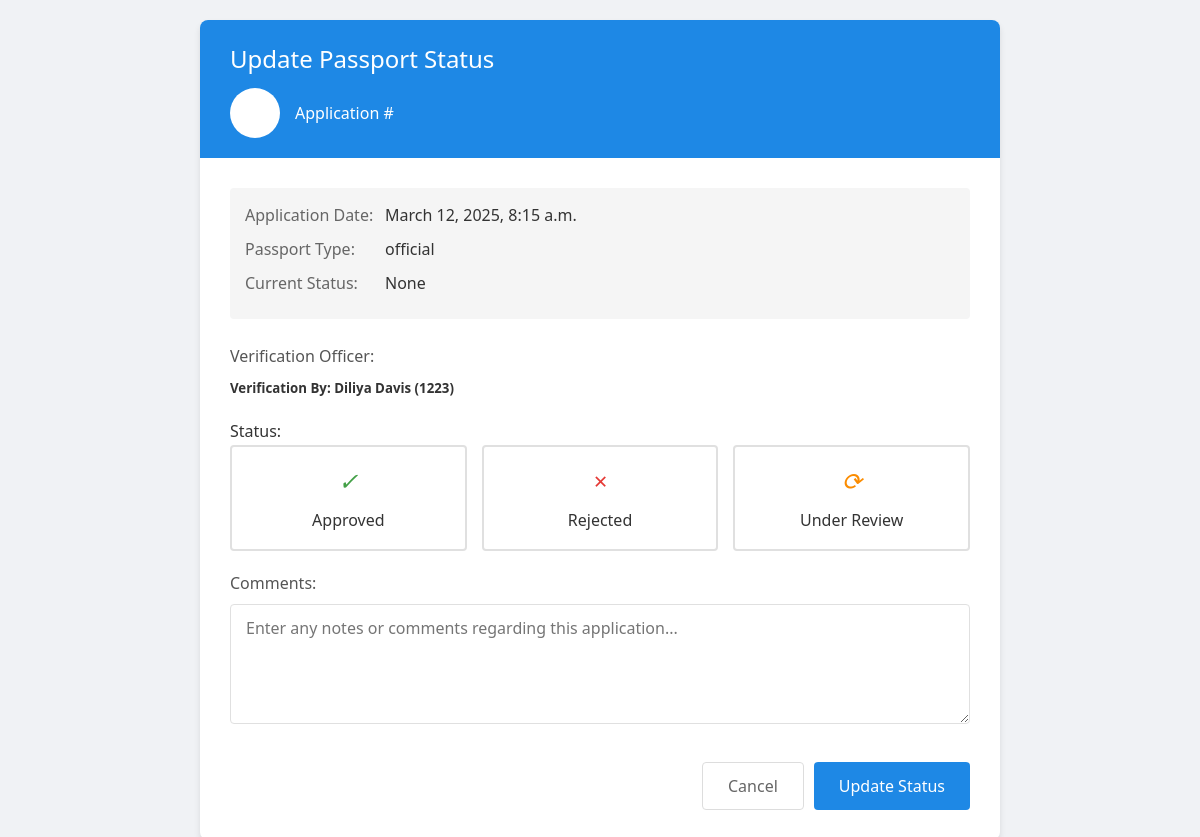
Before: /verification/status_update/3/ with the older database file.
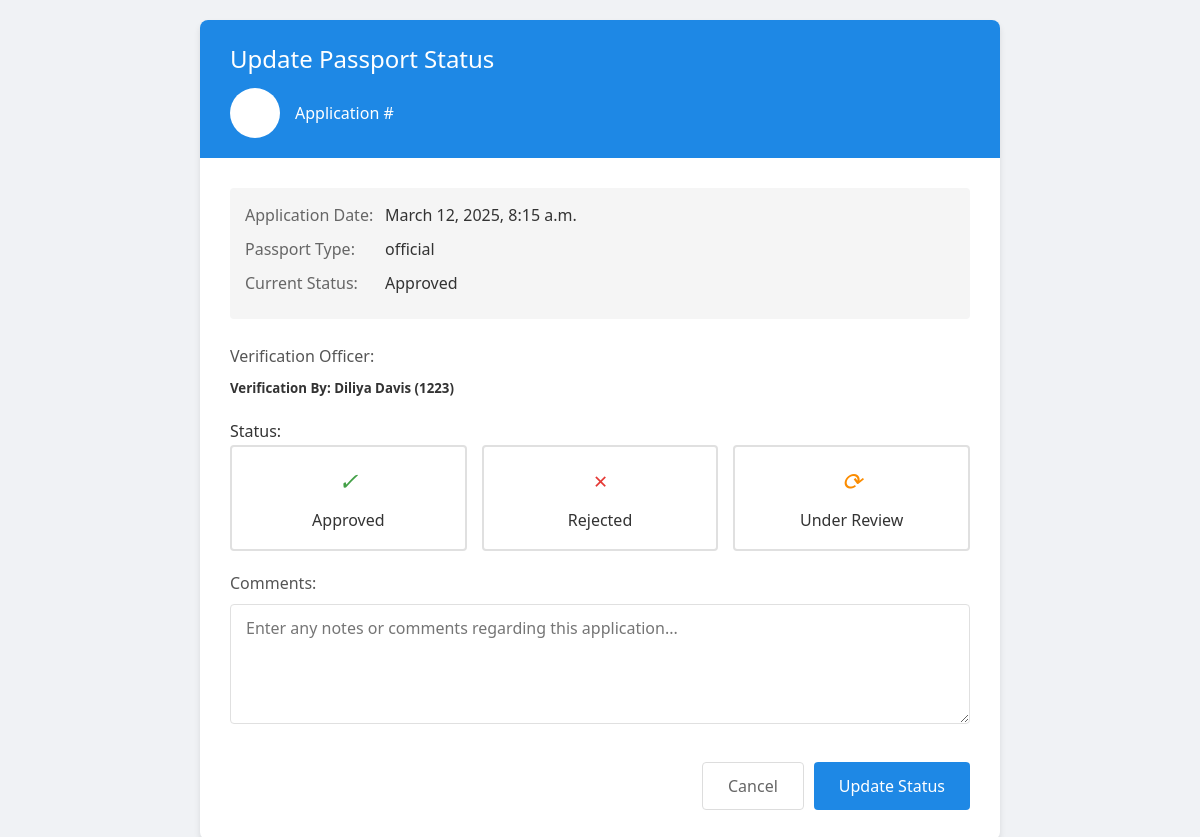
After: the same page with the newer database file.
### verification_app/models.py (models this page shows, shortened)
class PassportVerification(models.Model):
    VERIFIED = 'Verified'
    REJECTED = 'Rejected'
    VERIFICATION_STATUS_CHOICES = [
        (VERIFIED, 'Verified'),
        (REJECTED, 'Rejected'),
    ]
    ADMIN_PENDING = 'Pending'
    ADMIN_APPROVED = 'Approved'
    ADMIN_REJECTED = 'Rejected'
    ADMIN_VERIFICATION_CHOICES = [
        (ADMIN_PENDING, 'Pending'),
        (ADMIN_APPROVED, 'Approved'),
        (ADMIN_REJECTED, 'Rejected'),
    ]
    application_id = models.CharField(max_length=20, unique=True)
    passport_application = models.ForeignKey(PassportApplication, on_delete=models.CASCADE)
    verification_officer = models.ForeignKey(Employee, on_delete=models.CASCADE)
    verification_date_time = models.DateTimeField(auto_now=True)
    verification_status = models.CharField(max_length=20, choices=VERIFICATION_STATUS_CHOICES, blank=True, null=True)  # Limit to Verified/Rejected
    remarks = models.TextField(blank=True, null=True)
    admin_verification = models.CharField(max_length=20, choices=ADMIN_VERIFICATION_CHOICES,  blank=True, null=True)  # Limit to Pending/Approved/Rejected
    admin_remarks = models.TextField(blank=True, null=True)

class Employee(models.Model):
    employee_id = models.CharField(max_length=20, unique=True)
    govt_id = models.CharField(max_length=20, unique=True)
    first_name = models.CharField(max_length=50)
    middle_name = models.CharField(max_length=50, blank=True, null=True)
    last_name = models.CharField(max_length=50)
    dob = models.DateField()
    gender = models.CharField(max_length=10)
    photo = models.ImageField(upload_to='employee_photos/')
    official_email = models.EmailField(unique=True)
    alternative_email = models.EmailField(blank=True, null=True)
    mobile_number = models.CharField(max_length=15)
    emergency_contact = models.CharField(max_length=15, blank=True, null=True)
    designation = models.CharField(max_length=100)
    department = models.CharField(max_length=100)
    location = models.CharField(max_length=100)
    branch_code = models.CharField(max_length=20)
    joining_date = models.DateField()
    reporting_officer = models.CharField(max_length=100)
    employment_type = models.CharField(max_length=20)
    user_role = models.CharField(max_length=50)
    jurisdiction = models.TextField()  # Comma-separated values
    access_level = models.CharField(max_length=20)
    verify_authority = models.TextField()  # Comma-separated values
    password = models.CharField(max_length=128)
    digital_signature = models.ImageField(upload_to='digital_signatures/')
    last_login = models.DateTimeField(null=True, blank=True)
    def __str__(self):
        return f'{self.first_name} {self.last_name} ({self.employee_id})'

### user_app/models.py (models this page shows, shortened)
class PassportApplication(models.Model):
    GENDER_CHOICES = [
        ('M', 'Male'),
        ('F', 'Female'),
        ('O', 'Other'),
    ]
    MARITAL_STATUS_CHOICES = [
        ('single', 'Single'),
        ('married', 'Married'),
        ('divorced', 'Divorced'),
        ('widowed', 'Widowed'),
        ('separated', 'Separated'),
    ]
    ID_TYPE_CHOICES = [
        ('aadhar', 'Aadhar Card'),
        ('pan', 'PAN Card'),
        ('passport', 'Passport'),
        ('voter', 'Voter ID'),
        ('driving', 'Driving License'),
        ('other', 'Other'),
    ]
    PASSPORT_TYPE_CHOICES = [
        ('regular', 'Regular'),
        ('official', 'Official'),
        ('diplomatic', 'Diplomatic'),
    ]
    PAGE_COUNT_CHOICES = [
        ('standard', 'Standard (36 pages)'),
        ('extra', 'Extra (60 pages)'),
    ]
    TRAVEL_PURPOSE_CHOICES = [
        ('tourism', 'Tourism'),
        ('business', 'Business'),
        ('study', 'Study'),
        ('employment', 'Employment'),
        ('family', 'Family Visit'),
        ('other', 'Other'),
    ]
    PAYMENT_METHOD_CHOICES = [
        ('online', 'Online Payment (Credit/Debit Card)'),
        ('bankTransfer', 'Bank Transfer'),
        ('challan', 'Bank Challan'),
    ]
    first_name = models.CharField(max_length=100)
    middle_name = models.CharField(max_length=100, blank=True)
    last_name = models.CharField(max_length=100)
    date_of_birth = models.DateField()
    city_of_birth = models.CharField(max_length=100)
    state_of_birth = models.CharField(max_length=100)
    country_of_birth = models.CharField(max_length=100)
    gender = models.CharField(max_length=1, choices=GENDER_CHOICES)
    marital_status = models.CharField(max_length=20, choices=MARITAL_STATUS_CHOICES)
    nationality = models.CharField(max_length=100)
    occupation = models.CharField(max_length=100)
    address_line1 = models.CharField(max_length=200)
    address_line2 = models.CharField(max_length=200, blank=True)
    city = models.CharField(max_length=100)
    state = models.CharField(max_length=100)
    postal_code = models.CharField(max_length=20)
    country = models.CharField(max_length=100)
    phone_number = models.CharField(max_length=20)
    email = models.EmailField()
    id_type = models.CharField(max_length=20, choices=ID_TYPE_CHOICES)
    id_number = models.CharField(max_length=100)
    aadhar_number = models.CharField(
        max_length=12,null=True,blank=True,
        validators=[RegexValidator(r'^\d{12}$', 'Aadhar Number must be exactly 12 digits.')]
    )
    pan_number = models.CharField(
        max_length=10,null=True,blank=True,
        validators=[RegexValidator(r'^[A-Z0-9]{10}$', 'PAN Number must be exactly 10 alphanumeric characters.')]
    )
    father_name = models.CharField(max_length=200)
    mother_name = models.CharField(max_length=200)
    father_nationality = models.CharField(max_length=100)
    mother_nationality = models.CharField(max_length=100)
    father_passport_number = models.CharField(max_length=30, blank=True)
    mother_passport_number = models.CharField(max_length=30, blank=True)
    emergency_contact_name = models.CharField(max_length=200)
    emergency_contact_relationship = models.CharField(max_length=100)
    emergency_contact_phone = models.CharField(max_length=20)
    emergency_contact_address = models.CharField(max_length=300)
    passport_type = models.CharField(max_length=20, choices=PASSPORT_TYPE_CHOICES)
    page_count = models.CharField(max_length=20, choices=PAGE_COUNT_CHOICES)
    travel_purpose = models.CharField(max_length=20, choices=TRAVEL_PURPOSE_CHOICES)
    proof_of_identity = models.JSONField(default=list)  # Stores list of selected document types
    proof_of_address = models.JSONField(default=list)   # Stores list of selected document types
    additional_documents = models.TextField(blank=True)
    payment_method = models.JSONField(default=list)  # Stores selected payment methods
    expedited_service = models.BooleanField(default=False)
    total_amount = models.DecimalField(max_digits=10, decimal_places=2, default=0.0)  # New Field
    signature_file = models.ImageField(upload_to='signatures/', blank=True, null=True)
    application_date = models.DateField()
    parental_consent = models.BooleanField(default=False)
    terms_agreed = models.BooleanField(default=False)
    created_at = models.DateTimeField(auto_now_add=True)
    updated_at = models.DateTimeField(auto_now=True)
    application_status = models.CharField(max_length=20, default='draft')
    user = models.ForeignKey(PassportRegistration, on_delete=models.CASCADE, blank=True, null=True)

### verification_app/views.py (the view)
# urls.py: path('status_update/<int:p_id>/',views.status_update_view,name='status_update'),
def status_update_view(request, p_id):
    pssport_verification = PassportVerification.objects.get(id=p_id)
    context ={
        'passport_verification': pssport_verification
    }
    return render(request,'status_update.html', context)

### verification_app/templates/status_update.html (shortened to what this page needs)
<!DOCTYPE html>
<html lang="en">
<head>
</head>
<body>
    <div class="container">
        <div class="header">
            <h1>Update Passport Status</h1>
            <div class="applicant-info">
                <div class="applicant-avatar">
                </div>
                <div>
                    <p>Application #{{ application.id }}</p>
                </div>
            </div>
        </div>
        <div class="form-container">
            <div class="passport-info">
                <div class="passport-info-row">
                    <div class="passport-info-label">Application Date:</div>
                    <div class="passport-info-value">{{ passport_verification.passport_application.created_at }}</div>
                </div>
                <div class="passport-info-row">
                    <div class="passport-info-label">Passport Type:</div>
                    <div class="passport-info-value">{{ passport_verification.passport_application.passport_type }}</div>
                </div>
                <div class="passport-info-row">
                    <div class="passport-info-label">Current Status:</div>
                    <div class="passport-info-value">{{ passport_verification.verification_status }}</div>
                </div>
            </div>
            <form method="POST" action="{% url 'update_verifier_status' p_id=passport_verification.id %}">
                <div class="form-group">
                    <div>
                        <label for="verified_by">Verification Officer:</label>
                        <h5>Verification By: <span>{{ passport_verification.verification_officer}}</span></h5>
                    </div>
                </div>
                <label>Status:</label>
                <div class="status-options">
                    <div class="status-option">
                        <label for="status-approved">
                            <i></i>
                            Approved
                        </label>
                    </div>
                    <div class="status-option">
                        <label for="status-rejected">
                            <i></i>
                            Rejected
                        </label>
                    </div>
                    <div class="status-option">
                        <label for="status-review">
                            <i></i>
                            Under Review
                        </label>
                    </div>
                </div>
                <div class="form-group">
                    <label for="comments">Comments:</label>
                    <textarea id="comments" name="comments" class="form-control" rows="4" placeholder="Enter any notes or comments regarding this application..."></textarea>
                </div>
                <div class="form-footer">
                    <button type="button" class="cancel-btn">Cancel</button>
                    <button type="submit" class="submit-btn">Update Status</button>
                </div>
            </form>
        </div>
    </div>

Changed rows visible on the page:
changed PassportVerification "official": verification_status "None" → "Approved"
